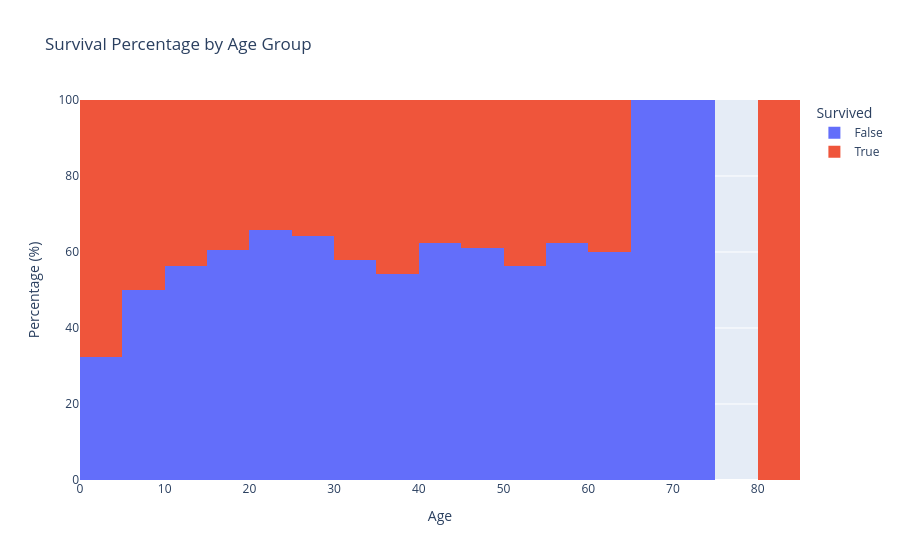

The cell this chart's notebook holds for it:
### Markdown cell above
## Part 3: Pairwise Comparisons
Use your visualization library of choice to look at how the survival distribution varied across different groups.

- Choose some features that you think might have had some influence over the likelihood of a titanic passenger surviving.

- For each of those features, generate a chart for each feature showing the survival distributions when taking that feature into account

### Code cell
# Write the code to explore how different features affect the survival distribution
import plotly.express as px

fig = px.histogram(
    df.drop_nulls("Age"),  # stays Polars
    x="Age",
    color="Survived",
    barnorm="percent",
    barmode="stack",
    title="Survival Percentage by Age Group",
)
fig.update_traces(xbins=dict(start=0, end=100, size=5))
fig.update_layout(yaxis_title="Percentage (%)")
fig.show()

### Figure 1 — Plotly figure (JSON) as saved in the notebook; plotly's stock layout.template omitted (floating-point values rounded to 4 significant figures; data arrays with more than 128 entries replaced by an {"elided": "..."} marker saying what was removed)
{"data": [{"bingroup": "x", "hovertemplate": "Survived=False<br>Age=%{x}<br>count (normalized as percent)=%{y}<extra></extra>", "legendgroup": "False", "marker": {"color": "#636efa", "pattern": {"shape": ""}}, "name": "False", "orientation": "v", "showlegend": true, "type": "histogram", "x": {"elided": "424 float values"}, "xaxis": "x", "xbins": {"end": 100, "size": 5, "start": 0}, "yaxis": "y"}, {"bingroup": "x", "hovertemplate": "Survived=True<br>Age=%{x}<br>count (normalized as percent)=%{y}<extra></extra>", "legendgroup": "True", "marker": {"color": "#EF553B", "pattern": {"shape": ""}}, "name": "True", "orientation": "v", "showlegend": true, "type": "histogram", "x": {"elided": "290 float values"}, "xaxis": "x", "xbins": {"end": 100, "size": 5, "start": 0}, "yaxis": "y"}], "layout": {"barmode": "stack", "barnorm": "percent", "legend": {"title": {"text": "Survived"}, "tracegroupgap": 0}, "title": {"text": "Survival Percentage by Age Group"}, "xaxis": {"anchor": "y", "domain": [0, 1], "title": {"text": "Age"}}, "yaxis": {"anchor": "x", "domain": [0, 1], "title": {"text": "Percentage (%)"}}}}
